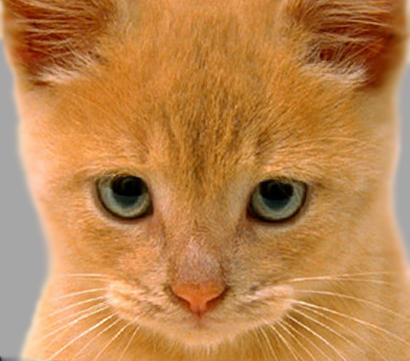
%> input picture Computer Vision/SIFT implementation/cat.bmp, 410 x 361 px
$ octave --eval "TestScript;"   (GNU Octave 9; MATLAB toolbox functions it lacks are replaced by stand-ins)
%> lines starting %> are read from the running program, lines starting %| are printed output that depends on the picture
%> in TestScript, cat is the input picture: size 361x410x3 uint8; mean R, G, B 188.3, 132.5, 77.1
### Computer Vision/SIFT implementation/MySIFT.m
function [Keypoints, Descriptors] = MySIFT(Image)
close all;
clc;
Image=rgb2gray(Image);
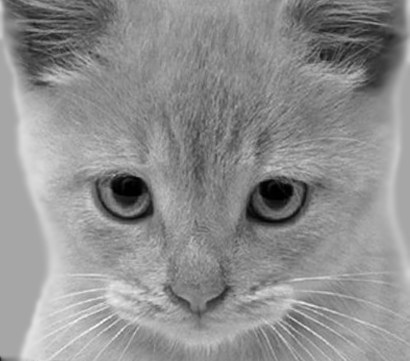
%> Image: size 361x410 uint8; min 0, max 252, mean 142.9
Descriptors=[];
[Image1,Image2,Image3,Image4]=GetScaledImages(Image);
[Octave1,Octave2,Octave3,Octave4]=MyScaleSpace(Image1,Image2,Image3,Image4);
[DoGOctave1,DoGOctave2,DoGOctave3,DoGOctave4]=MyDoG(Octave1,Octave2,Octave3,Octave4);
[KP1,KP2,KP3,KP4] = MyKeyPointDetect(DoGOctave1,DoGOctave2,DoGOctave3,DoGOctave4);
[KP1,KP2,KP3,KP4] = MyEliminateKeypoints(DoGOctave1,DoGOctave2,DoGOctave3,DoGOctave4,KP1,KP2,KP3,KP4);
[KPV1,KPV2,KPV3,KPV4] = GetVectorizedKeypoints(KP1,KP2,KP3,KP4);
[KPV1,KPV2,KPV3,KPV4] = MyAssignOrientation( Image1,Image2,Image3,Image4,KPV1,KPV2,KPV3,KPV4);
% [Descriptor1,Descriptor2,Descriptor3,Descriptor4]=MyKeypointDescriptor(Image1,Image2,Image3,Image4,KPV1,KPV2,KPV3,KPV4);
Keypoints=[KPV1;KPV2;KPV3;KPV4];
Keypoints=deg2rad(Keypoints);
% Descriptors=[Descriptor1;Descriptor2;Descriptor3;Descriptor4];
end

function [Keypoints]= deg2rad(Keypoints)
Keypoints(:,4)=degtorad(Keypoints(:,4))-pi;
end

### Computer Vision/SIFT implementation/GetScaledImages.m
function [ Image1,Image2,Image3,Image4] = GetScaledImages(Image)
Image1=Image;

Image2=Image1(1:2:end,:,:);
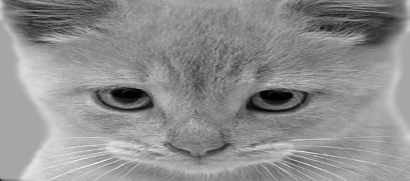
%> Image2: size 181x410 uint8; min 0, max 252, mean 142.9
Image2=Image2(:,1:2:end,:);
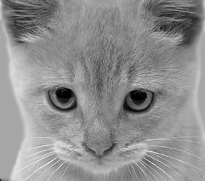
%> Image2: size 181x205 uint8; min 0, max 245, mean 142.9

Image3=Image2(1:2:end,:,:);
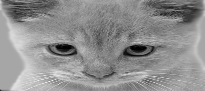
%> Image3: size 91x205 uint8; min 0, max 245, mean 142.8
Image3=Image3(:,1:2:end,:);
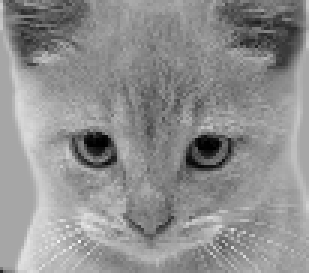
%> Image3: size 91x103 uint8 (shown 3 times larger); min 0, max 245, mean 142.9

Image4=Image3(1:2:end,:,:);
Image4=Image4(:,1:2:end,:);
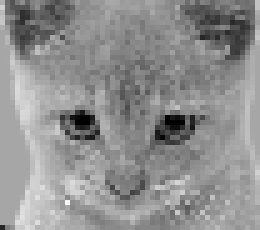
%> Image4: size 46x52 uint8 (shown 5 times larger); min 0, max 245, mean 143.3

end

### Computer Vision/SIFT implementation/MyGauss.m
function [ gauss ] = MyGauss( sigma,siz)
%> called with sigma = 10, siz = [21 21]

gauss=zeros(siz(1),siz(2));
centre=ceil((siz+1)/2);
for i= 1:siz(1)
    for j=1:siz(2)
    gauss(i,j)=exp(-((i-centre(1))^2+(j-centre(2))^2)/(2*sigma^2));
    end

end
gauss=gauss/sum(sum(gauss));

end

### Computer Vision/SIFT implementation/MyCorr.m
function [ ImageOut ] = MyCorr(ImageIn, Mask)
ImageIn=double(ImageIn);
Mask=double(Mask);
[mr mc]=size(Mask);
limitX = floor(mr/2);
limitY = floor(mc/2);
% centreX = ceil(mr/2);
% centreY = ceil(mc/2);
ImageOut=zeros(size(ImageIn));
[or oc od]=size(ImageOut);

ImageIn=padarray(ImageIn,[limitX limitY]);

for k=1:od
    for i=1:or
        for j=1:oc
            s_outer=0;
            for u=-limitX:limitX
                s_inner=0;
                for v=-limitY:limitY
                    s_inner= s_inner + Mask(limitX+u+1,limitY+v+1)*ImageIn(limitX+i+u,limitY+j+v,k);
                end
                s_outer= s_outer + s_inner;
            ImageOut(i,j,k)=s_outer;
            end
        end
    end
end


ImageOut=uint8(ImageOut);
end

### Computer Vision/SIFT implementation/MyScaleSpace.m
function [Octave1,Octave2,Octave3,Octave4]= MyScaleSpace(Image1,Image2,Image3,Image4)

mask=MyGauss(10,[21 21]);
Octave1=zeros([5,size(Image1)]);
Octave1(1,:,:)=Image1;
for i=2:5
    Image1=MyCorr(Image1,mask);
    Octave1(i,:,:)=Image1;
end

Octave2=zeros([5,size(Image2)]);
Octave2(1,:,:)=Image2;
for i=2:5
    Image2=MyCorr(Image2,mask);
    Octave2(i,:,:)=Image2;
end

 Octave3=zeros([5,size(Image3)]);
Octave3(1,:,:)=Image3;
for i=2:5
    Image3=MyCorr(Image3,mask);
    Octave3(i,:,:)=Image3;
end

 Octave4=zeros([5,size(Image4)]);
Octave4(1,:,:)=Image4;
for i=2:5
    Image4=MyCorr(Image4,mask);
    Octave4(i,:,:)=Image4;
end

end

### Computer Vision/SIFT implementation/TestScript.m
function TestScript
clc
clear all
close all
%Driver fucntion

cat=imread('cat.bmp');
[Keypoints, Descriptors] = MySIFT(cat)
end
%> (the run ends here)
